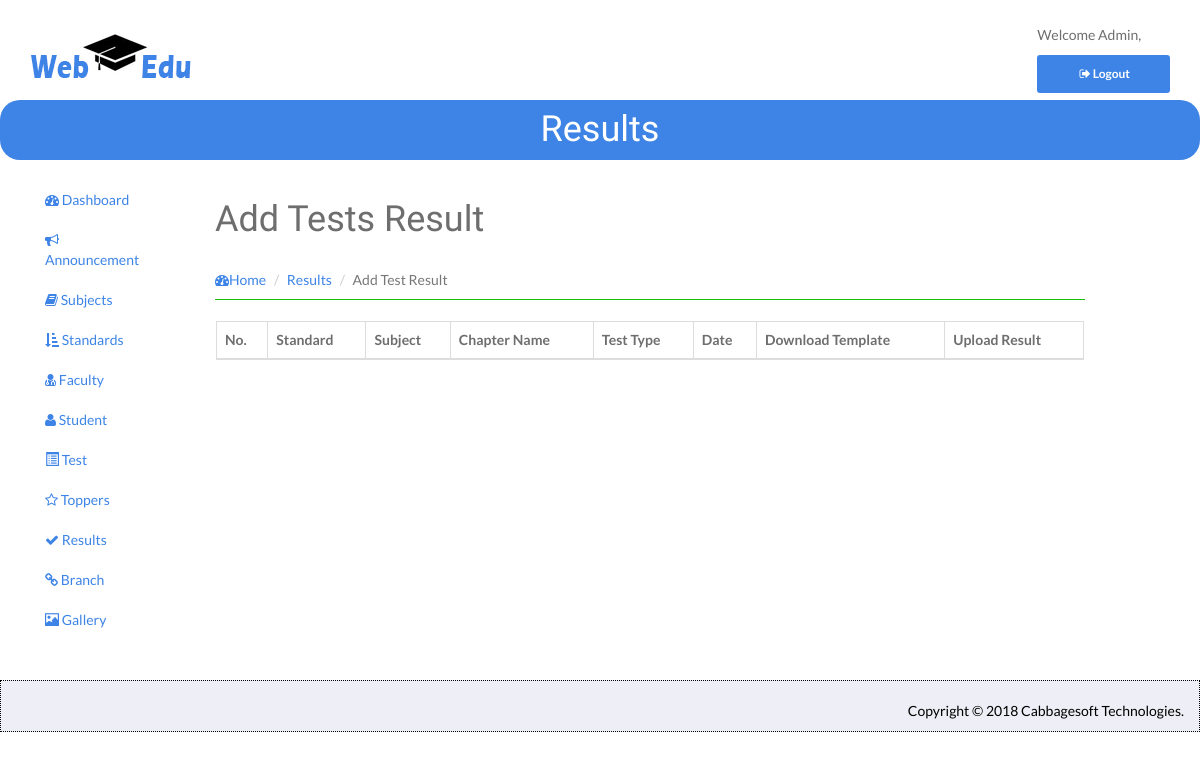
/admin/index.php/result_controller/AddTestResult, run on an earlier commit of the app's database.
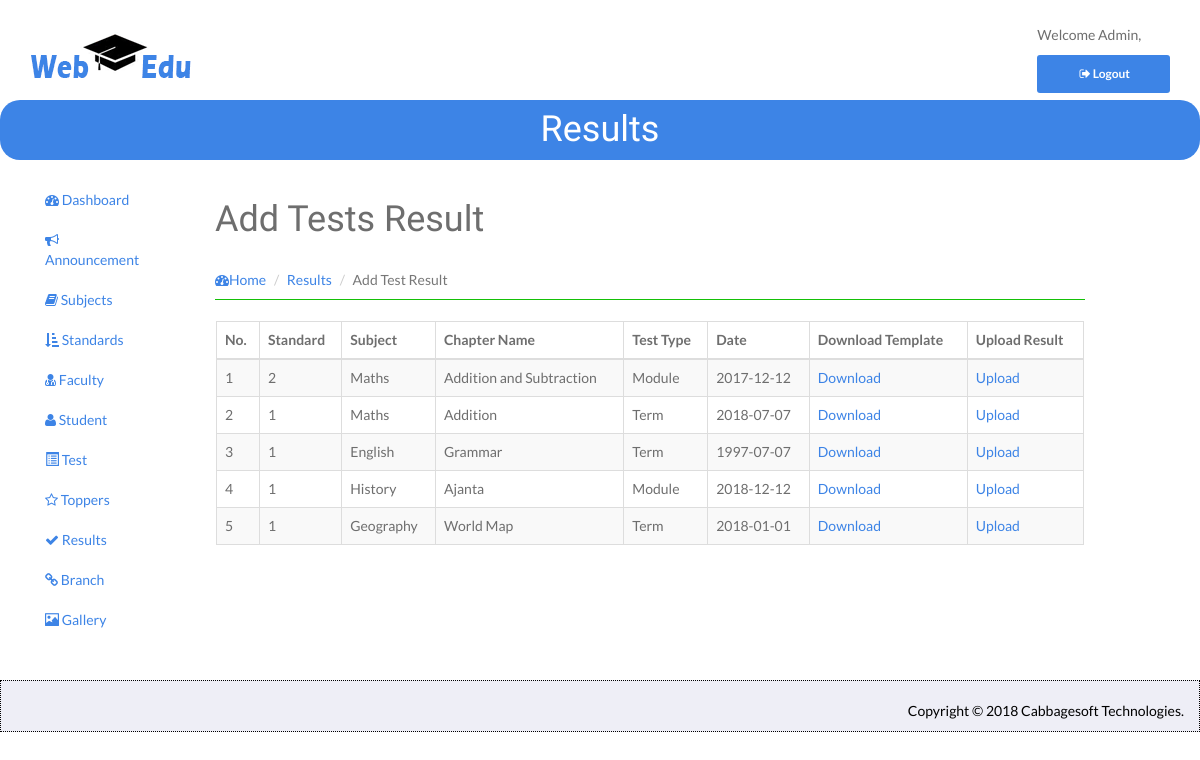
And on a later commit of the database.
### tables this page shows
CREATE TABLE `test` (
  `id` int(11) NOT NULL,
  `standard_id` int(11) NOT NULL,
  `subject` varchar(25) NOT NULL,
  `chapter` varchar(75) NOT NULL,
  `date` date NOT NULL,
  `total_marks` int(11) NOT NULL,
  `duration` varchar(25) NOT NULL,
  `test_type` varchar(25) NOT NULL
);

### admin/application/controllers/Result_Controller.php (called while the page is built, shortened)
<?php
class Result_Controller extends CI_Controller {
    public function AddTestResult(){
        $this->load->model('Test_Model');
        $result['AllTests'] = $this->Test_Model->FetchAllTests();
        $this->load->view('AddTestResult',$result);
    }
}

### admin/index.php (called while the page is built, shortened)
<?php
require_once BASEPATH.'core/CodeIgniter.php';

### admin/application/models/Test_Model.php (called while the page is built, shortened)
<?php
class Test_Model extends CI_Model {
    public function FetchAllTests(){
    	$this->db->select('*');
        $result = $this->db->get('test');
        return $result->result();
    }
}

### admin/application/views/AddTestResult.php (the view, shortened to what this page needs)
<!DOCTYPE html>
<head>
</head>
<body>
    <div id="wrapper">
        <header id="head" class="secondary">
            <div class="container">
                <h1>Results</h1>
            </div>
        </header>
        <div class="container col-sm-9">
            <div id="page-wrapper">
                <div class="row">
                    <div class="col-lg-12">
                        <div class="page-header">
                            <h1 class="heading">Add Tests Result</h1>
                            <ol class="breadcrumb">
                                <li><a href="<?php echo base_url("index.php/Login_Controller/Home"); ?>"><i class="fa fa-dashboard"></i>Home</a></li>
                                <li><a href="<?php echo base_url("index.php/Result_Controller/ViewResult"); ?>"></i>Results</a></li>
                                <li class="active">Add Test Result</li>
                            </ol>
                        </div>
                    </div>
                </div>
                <div class="row">
                    <div class="col-lg-12">
                        <div class="panel panel-default">
                            <div class="panel-body">
            <div class="table-responsive">
                <table id="example" class="table table-striped table-bordered table-hover">
                    <thead>
                        <tr>
                            <th>No.</th>
                            <th>Standard</th>
                            <th>Subject</th>
                            <th>Chapter Name</th>
                            <th>Test Type</th>
                            <th>Date</th>
                            <th>Download Template</th>
                            <th>Upload Result</th>
                        </tr>
                    </thead>
                    <?php if(isset($AllTests)){?>
                    <tbody>
                        <?php $no=1;
                        foreach ($AllTests as $value) {?>
                        <tr>
                            <td><?php echo $no; $no++;?></td>
                            <td><?php echo $value->standard_id;?></td>
                            <td><?php echo $value->subject;?></td>
                            <td><?php echo $value->chapter;?></td>
                            <td><?php echo $value->test_type;?></td>
                            <td><?php echo $value->date;?></td>
                            <td>
                                <a href="<?php echo base_url("index.php/Result_Controller/DownloadTemplate/$value->id"); ?>">Download</a>
                            </td>
                                <td><a href="">Upload</a></td>
                        </tr>
                        <?php }?>
                    </tbody>
                    <?php } ?>
                </table>
            </div>
        </div>
    </div>
</div>
</div>
</div>
</div>
</div>
</body>
</html>

What changed in the data, as far as the page shows it:
added test: standard "2", subject "Maths", chapter "Addition and Subtraction", test_type "Module", date "2017-12-12"
added test: standard "1", subject "Maths", chapter "Addition", test_type "Term", date "2018-07-07"
added test: standard "1", subject "English", chapter "Grammar", test_type "Term", date "1997-07-07"
added test: standard "1", subject "History", chapter "Ajanta", test_type "Module", date "2018-12-12"
added test: standard "1", subject "Geography", chapter "World Map", test_type "Term", date "2018-01-01"
